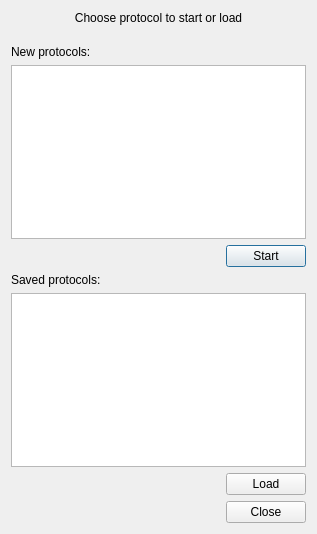
<?xml version="1.0" encoding="UTF-8"?>
<ui version="4.0">
 <class>ProtocolChooser</class>
 <widget class="QDialog" name="ProtocolChooser">
  <property name="geometry">
   <rect>
    <x>0</x>
    <y>0</y>
    <width>317</width>
    <height>534</height>
   </rect>
  </property>
  <property name="windowTitle">
   <string>Protocol Chooser</string>
  </property>
  <layout class="QVBoxLayout" name="verticalLayout">
   <item>
    <widget class="QLabel" name="label">
     <property name="text">
      <string>Choose protocol to start or load
</string>
     </property>
     <property name="alignment">
      <set>Qt::AlignCenter</set>
     </property>
    </widget>
   </item>
   <item>
    <widget class="QLabel" name="label_2">
     <property name="text">
      <string>New protocols:</string>
     </property>
    </widget>
   </item>
   <item>
    <widget class="QListView" name="newProtocolListView">
     <property name="editTriggers">
      <set>QAbstractItemView::NoEditTriggers</set>
     </property>
    </widget>
   </item>
   <item>
    <layout class="QHBoxLayout" name="horizontalLayout">
     <item>
      <spacer name="horizontalSpacer">
       <property name="orientation">
        <enum>Qt::Horizontal</enum>
       </property>
       <property name="sizeHint" stdset="0">
        <size>
         <width>40</width>
         <height>20</height>
        </size>
       </property>
      </spacer>
     </item>
     <item>
      <widget class="QPushButton" name="startProtocolButton">
       <property name="text">
        <string>Start</string>
       </property>
      </widget>
     </item>
    </layout>
   </item>
   <item>
    <widget class="QLabel" name="savedProtocolsLabel">
     <property name="text">
      <string>Saved protocols:</string>
     </property>
    </widget>
   </item>
   <item>
    <widget class="QListView" name="loadProtocolListView">
     <property name="editTriggers">
      <set>QAbstractItemView::NoEditTriggers</set>
     </property>
    </widget>
   </item>
   <item>
    <layout class="QHBoxLayout" name="horizontalLayout_2">
     <item>
      <spacer name="horizontalSpacer_2">
       <property name="orientation">
        <enum>Qt::Horizontal</enum>
       </property>
       <property name="sizeHint" stdset="0">
        <size>
         <width>40</width>
         <height>20</height>
        </size>
       </property>
      </spacer>
     </item>
     <item>
      <widget class="QPushButton" name="loadProtocolButton">
       <property name="text">
        <string>Load</string>
       </property>
      </widget>
     </item>
    </layout>
   </item>
   <item>
    <widget class="QDialogButtonBox" name="buttonBox">
     <property name="orientation">
      <enum>Qt::Horizontal</enum>
     </property>
     <property name="standardButtons">
      <set>QDialogButtonBox::Close</set>
     </property>
    </widget>
   </item>
  </layout>
 </widget>
 <resources/>
 <connections>
  <connection>
   <sender>buttonBox</sender>
   <signal>accepted()</signal>
   <receiver>ProtocolChooser</receiver>
   <slot>accept()</slot>
   <hints>
    <hint type="sourcelabel">
     <x>224</x>
     <y>523</y>
    </hint>
    <hint type="destinationlabel">
     <x>157</x>
     <y>274</y>
    </hint>
   </hints>
  </connection>
  <connection>
   <sender>buttonBox</sender>
   <signal>rejected()</signal>
   <receiver>ProtocolChooser</receiver>
   <slot>reject()</slot>
   <hints>
    <hint type="sourcelabel">
     <x>292</x>
     <y>529</y>
    </hint>
    <hint type="destinationlabel">
     <x>286</x>
     <y>274</y>
    </hint>
   </hints>
  </connection>
 </connections>
</ui>
